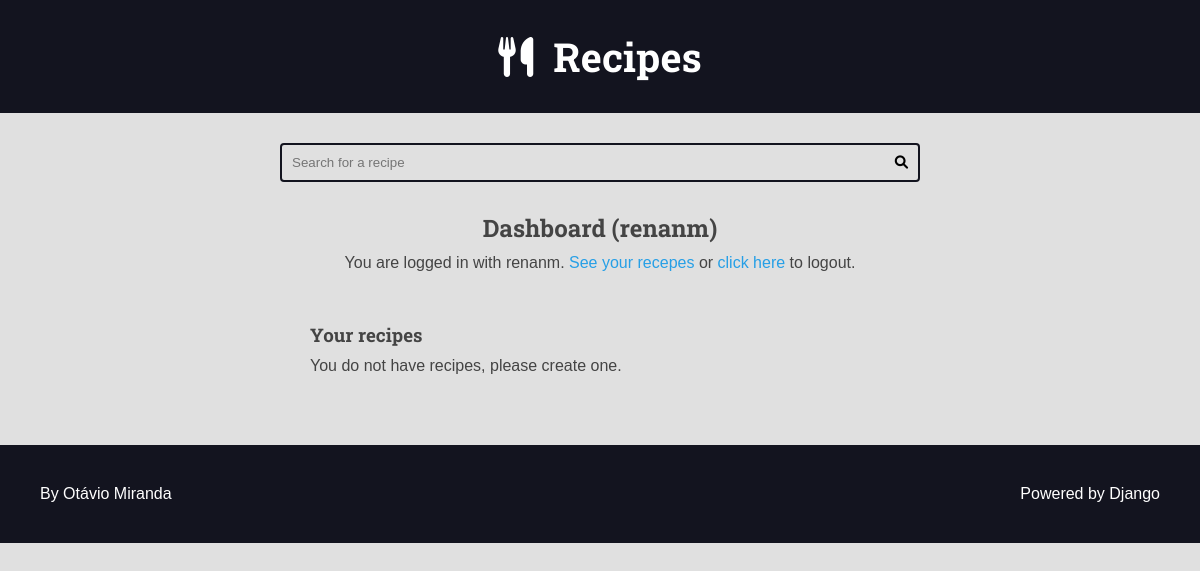
Page /authors/dashboard/ (signed in) on the earlier database version.
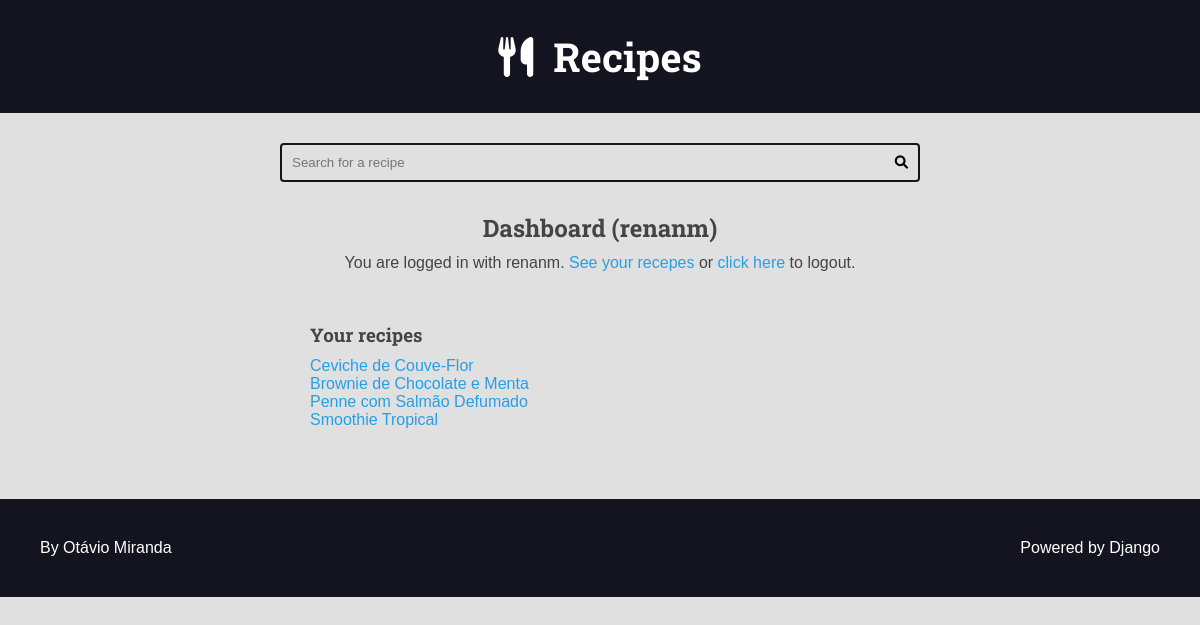
Same page on the later database version.
### recipes/models.py (models this page shows, shortened)
class Recipe(models.Model):
    title = models.CharField(max_length=65)
    description = models.CharField(max_length=165)
    slug = models.SlugField(unique=True)
    preparation_time = models.IntegerField()
    preparation_time_unit = models.CharField(max_length=65)
    servings = models.IntegerField()
    servings_unit = models.CharField(max_length=65)
    preparation_steps = models.TextField()
    preparation_step_is_html = models.BooleanField(default=False)
    created_at = models.DateTimeField(auto_now_add=True)
    updated_at = models.DateTimeField(auto_now=True)
    is_published = models.BooleanField(default=False)
    cover = models.ImageField(
        upload_to='recipes/covers/%Y/%m/%d/', blank=True, default='')
    category = models.ForeignKey(
        Category, on_delete=models.SET_NULL, null=True, blank=True, default=None,
    )
    author = models.ForeignKey(
        User, on_delete=models.SET_NULL, null=True
    )

### authors/views.py (the view)
# urls.py: path('dashboard/', views.dashboard, name='dashboard'),
@login_required(login_url='authors:login', redirect_field_name='next')
def dashboard(request):
    recipes = Recipe.objects.filter(
        is_published=False,
        author=request.user,
    )
    return render(
        request,
        'authors/pages/dashboard.html',
        context={
            'recipes': recipes,
        }
    )

### authors/templates/authors/pages/dashboard.html (shortened to what this page needs)
{% extends 'global/base.html' %}
{% block content %}
  <div class="main-content center container">
    <h2>Dashboard ({{ user }})</h2>
    {% include 'authors/partials/login_message.html' %}
    <div class="authors-dashboard-container">
      <h3>Your recipes</h3>
      <ul>
        {% for recipe in recipes %}
          <li>
            <a href="{% url 'authors:dashboard_recipe_edit' recipe.id %}">{{ recipe.title }}</a>
          </li>
        {% empty %}
          <li>
            <p>You do not have recipes, please create one.</p>
          </li>
        {% endfor %}
      </ul>
    </div>
  </div>
{% endblock content %}

Differences in the rows shown:
now on this page (row edited): Recipe: title "Ceviche de Couve-Flor"
now on this page (row edited): Recipe: title "Brownie de Chocolate e Menta"
now on this page (row edited): Recipe: title "Penne com Salmão Defumado"
now on this page (row edited): Recipe: title "Smoothie Tropical"
Other differences:
text no longer shown: "You do not have recipes, please create one."
